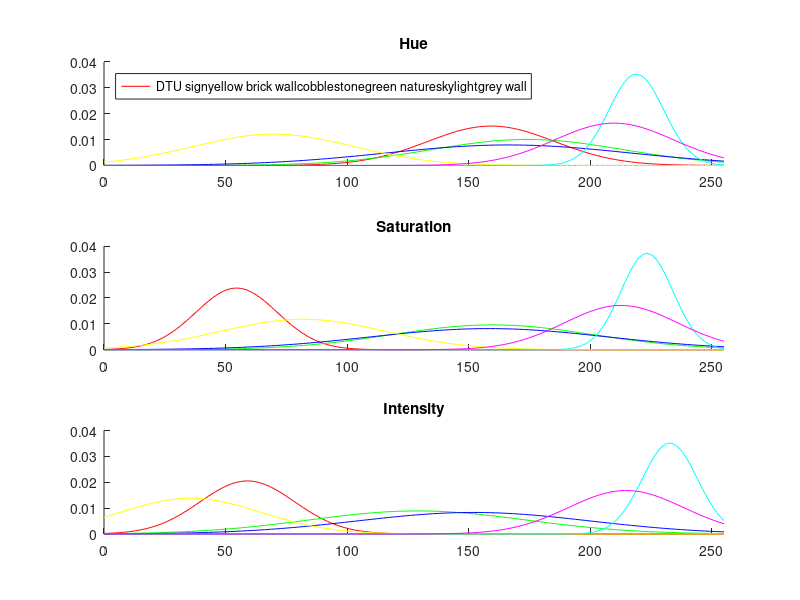

The MATLAB script that drew this image:
load('class_values/mean_std.mat');
% meanVar = mean;
% stdVar = std;
[num_classes, color_comps] = size(meanVar);
% range = 0:(1/255):1;
range = 0:1:255;
% num_classes = 1;
colormap = ['r', 'g', 'b', 'y', 'c', 'm', 'k'];
class_names = ["DTU sign", "yellow brick wall", "cobblestone", "green nature", "sky", "lightgrey wall"];

xlimits = [0 255];
figure;
% Plot red hist
subplot(3,1,1);
all_distributions = NaN(num_classes,256);
color = 1; % red
for i = 1:num_classes
    mu = meanVar(i,color);
    sigma = stdVar(i,color);
    all_distributions(i,:) = normpdf(range,mu,sigma);
    hold on;
    plot(range, all_distributions(i,:), 'color', colormap(i));
    hold off;
end
title("Hue");
xlim(xlimits);
legend(class_names, 'location', 'northwest');

% Plot green hist
subplot(3,1,2);
all_distributions = NaN(num_classes,256);
color = 2; % green
for i = 1:num_classes
    mu = meanVar(i,color);
    sigma = stdVar(i,color);
    all_distributions(i,:) = normpdf(range,mu,sigma);
    hold on;
    plot(range, all_distributions(i,:), 'color', colormap(i));
    hold off;
end
xlim(xlimits);
title("Saturation");

% Plot blue hist
subplot(3,1,3);
all_distributions = NaN(num_classes,256);
color = 3; % blue
for i = 1:num_classes
    mu = meanVar(i,color);
    sigma = stdVar(i,color);
    all_distributions(i,:) = normpdf(range,mu,sigma);
    hold on;
    plot(range, all_distributions(i,:), 'color', colormap(i));
    hold off;
end
xlim(xlimits);
title("Intensity");

print('class_hists_hsi','-dpng')

% nSign = 41;
% ImageName = sprintf('DTUSignPhotos/DTUSigns%03d.jpg', nSign);
% LMName    = sprintf('DTUSignPhotos/DTUSigns%03d.txt', nSign);
% 
% 
% I = imread(ImageName);
% LM = dlmread(LMName);
% 
% LabelMap = CreateLabelMapFromAnnotations(I, LM);
% RGBLabels = label2rgb(LabelMap);
% 
% Ired   = I(:,:,1);
% Igreen = I(:,:,2);
% Iblue  = I(:,:,3);
% 
% ISigns = Ired > 117 & Ired < 255  & Igreen > 0 & Igreen < 105 & Iblue > 0 & Iblue < 115;
% 
% figure;
% subplot(1,3,1); imshow(I);  title('Input image')
% subplot(1,3,2); imshow(ISigns);  title('Our output')
% subplot(1,3,3);imagesc(RGBLabels); axis image; title('Ground truth signs')
% % 
% figure;
% % Plot red hist
% subplot(3,1,1);
% hist(Ired,255)
% xlim([0 255]);
% title("Red");
% xlim([0 255]);
% 
% % Plot green hist
% subplot(3,1,2);
% hist(Iblue,255)
% xlim([0 255]);
% title("Green");
% 
% % Plot blue hist
% subplot(3,1,3);
% hist(Ired,255)
% xlim([0 255]);
% xlim([0 255]);
% title("Blue");

% nSign = 13;
% ImageName = sprintf('DTUSignPhotos/DTUSigns%03d.jpg', nSign);
% I_bright = imread(ImageName);
% nSign = 21;
% ImageName = sprintf('DTUSignPhotos/DTUSigns%03d.jpg', nSign);
% I_med = imread(ImageName);
% nSign = 19;
% ImageName = sprintf('DTUSignPhotos/DTUSigns%03d.jpg', nSign);
% I_dark = imread(ImageName);
% 
% figure;
% subplot(3,1,1);
% J_bright = histeq(I_bright);
% imshowpair(I_bright,J_bright, 'montage');
% subplot(3,1,2);
% J_med = histeq(I_med);
% imshowpair(I_med,J_med, 'montage');
% subplot(3,1,3);
% J_dark = histeq(I_dark);
% imshowpair(I_dark,J_dark, 'montage');